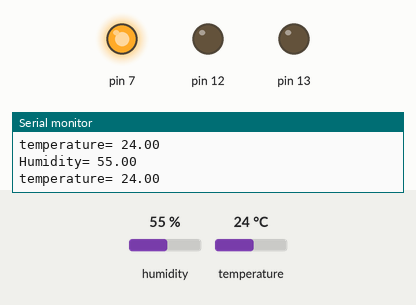
A sketch run on a simulated Arduino Uno, built with avr-gcc and run on an emulated ATmega328P. Parts: output pins drawn as LEDs (lit = HIGH), the last lines printed to the serial monitor. Inputs (shaded band) come from the test bench; at power-on: temperature 24 °C, humidity 55 %.

Above: at 2.8 s.
2.9 s: temperature set to 27 °C
At 5.3 s:
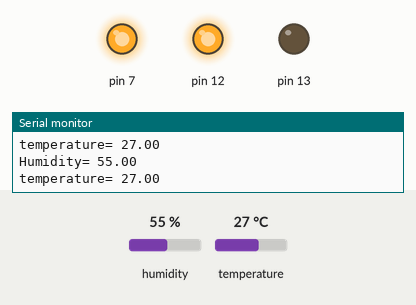
6.5 s: humidity set to 32 %
10.3 s: humidity set to 29 %
At 13.9 s:
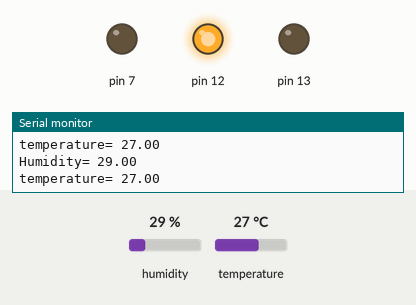
14.6 s: humidity set to 40 %
At 17.7 s:
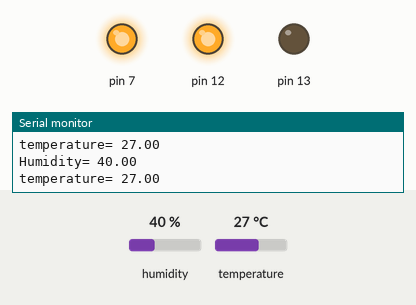
18.7 s: humidity set to 22 %
At 22.6 s:
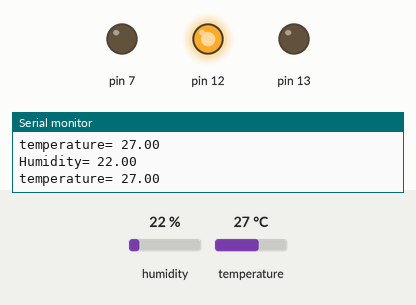
Timing chart, 0 to 23.7 s (numbered marks = the images above; inputs shaded):
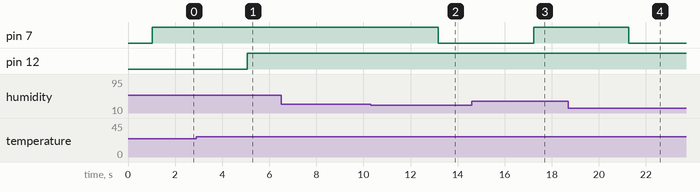

The sketch:

temphumi.ino
```cpp
#include "DHT.h"
#define DHTTYPE DHT11
#define dht_dpin 4
DHT dht(dht_dpin,DHTTYPE);
float t;
float h;
int led=13;
int led2=12;
int buzz=7;
void setup()
{
  pinMode(13,OUTPUT);
  pinMode(7,OUTPUT);
  pinMode(12,OUTPUT);

  Serial.begin(9600);
  dht.begin();

}
void loop()
{
 float h=dht.readHumidity();
 float t=dht.readTemperature();

 Serial.print("Humidity= ");
 Serial.println(h);

 Serial.print("temperature= ");
 Serial.println(t);
  delay(1000);


  if (h>30)
  {
    digitalWrite(7,HIGH);
  }
  else
  {
    digitalWrite(7,LOW);
  }
  if (t>25)
  {
    digitalWrite(12,HIGH);
  }
  else
  {
    digitalWrite(12,LOW);
  }

}
```

Measured:
- the behaviour switches between 25 and 26 °C on temperature (found by bisection; images 0 and 1)
- the behaviour switches between 31 and 30 % on humidity (found by bisection; images 1 and 2)
- after the input at 2.9 s, pin 12: LOW → HIGH after 2.2 s
- after the input at 10.3 s, pin 7: HIGH → LOW after 2.9 s
- after the input at 14.6 s, pin 7: LOW → HIGH after 2.6 s
- after the input at 18.7 s, pin 7: HIGH → LOW after 2.6 s
